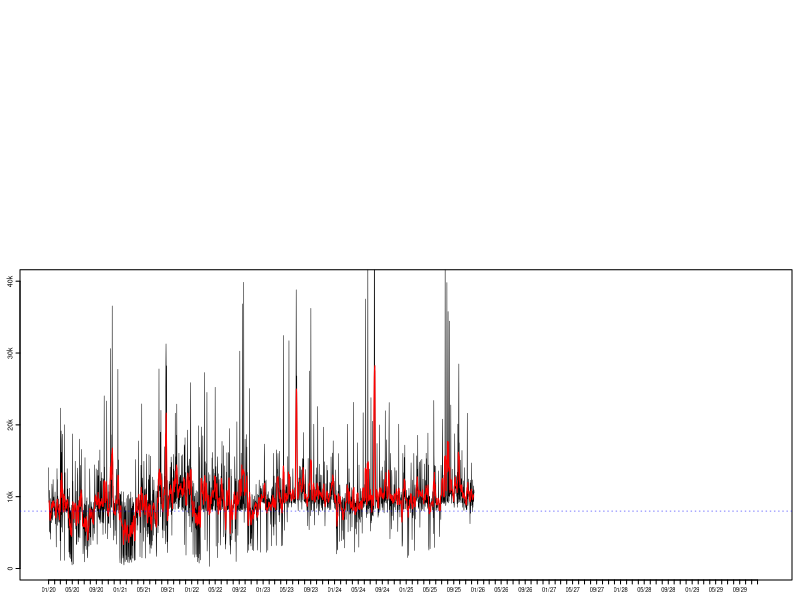

Write R code to recreate this figure. (Note: this script raises an error after producing the figure.)
##### Load libraries and initialise data ------------------------------------------------------------------

# Load libraries
library(tidyverse)
library(zoo)
library(grid)
library(gridBase)

# Load in step data
data <- read.csv("Data/StepData.csv")

# Format date objects
names(data)[1] <- "Year"
data <- mutate(data, Date = as.Date(paste(Month, Day, Year, sep = "/"), "%m/%d/%Y"))





##### Plot distribution of daily step counts --------------------------------------------------------------

# Function to generate histogram
hPlot <- function(){
  par(lwd = 0.5)
  histColours <-  c(colorRampPalette(c("red4", "red"), 0.5)(8), 
                    colorRampPalette(c("green", "green4"))(8), rep("green4", 24))
  hist(data$Steps, breaks = seq(0, 40000, by = 1000), xlab = "", xaxt = "n",
       ylab = "", yaxt = "n", col = histColours, main = "", ylim = c(0, 400))
  axis(side = 1, at = seq(0, 40000, by = 10000), labels = c("0", "10k", "20k", "30k", "40k"))
  axis(side = 2, at = seq(0, 400, by = 100), labels = c("0", "100", "200", "300", "400"),
       mgp = c(0, 0.17, 0))
  abline(v = 8000, col = "blue", lty = 3, lwd = 0.5)
  box(lwd = 1)}





##### Plot moving average and daily counts ----------------------------------------------------------------

# Function to generate time series plot
tPlot <- function(){
  plot(data$Date, data$Steps, type = "l", ylim = c(0, 40000), xlab = "", xaxt = "n",
       ylab = "", yaxt = "n", lwd = 0.5)
  axis.Date(1, at = seq(min(data$Date), max(data$Date), by = "1 mon"), format = "%m/%y",
            cex.axis = 0.35)
  axis(side = 2, at = seq(0, 40000, by = 10000), labels = c("0", "10k", "20k", "30k", "40k"),
       mgp = c(0, 0.17, 0))
  lines(data$Date, rollmean(data$Steps, 7, fill = list(NA, NULL, NA)), col = "red", lwd = 1)
  abline(h = 8000, col = "blue", lty = 3, lwd = 0.5)}





##### Get overall step count stats ------------------------------------------------------------------------

# Get longest goal streak
goalStreak <- rle(data$Steps >= 8000)
goalStreak <- max(goalStreak$lengths[goalStreak$values == TRUE])

# Calculate total steps, total distance, and average daily steps
# Also calculate rate that goal is met; include longest goal streak
stepStats <- c(sum(data$Steps),
               round(sum(data$Steps)*0.427/1000, 0),
               round(mean(data$Steps), 2),
               round(length(data$Steps[data$Steps >= 8000])/nrow(data)*100, 2),
               goalStreak)





##### Combine plots into a single canvas ------------------------------------------------------------------

# Prepare graphics device
tiff(filename = "StepData.tif", width = 3304, height = 2272, units = "px", res = 800, compression = "lzw")

# Create blank page
grid.newpage()
plot.new()

# Set grid layout and activate it
gly <- grid.layout(800, 1200)
pushViewport(viewport(layout = gly))

# Plot step count time series
pushViewport(vp = viewport(layout.pos.row = 350:800, layout.pos.col = 1:1200))
par(fig = gridFIG(), mar = c(1, 1, 0.4, 0.4), cex.axis = 0.42, tcl = -0.2, mgp = c(0, -0.2, 0))
par(new = TRUE)
tPlot()
popViewport()

# Plot step count histogram
pushViewport(vp = viewport(layout.pos.row = 1:350, layout.pos.col = 1:700))
par(fig = gridFIG(), mar = c(1, 1, 0.4, 0.4), cex.axis = 0.42, tcl = -0.2, mgp = c(0, -0.2, 0))
par(new = TRUE)
hPlot()
popViewport()

# Create figure labels
grid.text(label = c("Daily Step Count", "(Distribution)", "Daily Step Count", "(Time Series)"),
          x = c(0.549, 0.549, 0.061, 0.061), y = c(0.947, 0.930, 0.510, 0.493),
          hjust = c(1, 1, 0, 0), gp = gpar(cex = 0.3))
popViewport()

# Create legend (top)
grid.text(label = c("Above Goal", "Below Goal"),
          x = rep(0.486, 2), y = c(0.897, 0.880),
          hjust = 0, gp = gpar(cex = 0.3))
grid.rect(x = rep(0.476, 2), y = c(0.897, 0.880),
          width = rep(0.008, 2), height = rep(0.010, 2),
          gp = gpar(col = c("green", "red"), fill = c("green", "red")))

# Create legend (bottom)
grid.text(label = c("Daily Count", "7-Day Average", "Daily Goal"),
          x = rep(0.085, 3), y = c(0.457, 0.440, 0.423),
          hjust = 0, gp = gpar(cex = 0.3))
grid.segments(x0 = rep(0.061, 3), y0 = c(0.457, 0.440, 0.423),
              x1 = rep(0.081, 3), y1 = c(0.457, 0.440, 0.423),
              gp = gpar(col = c("black", "red", "blue"), lty = c(1, 1, 3), lwd = 0.5))

# Summary stats
grid.text(label = c(paste0(stepStats[1]), "Total Steps",
                    paste0(stepStats[2], " km"), "Total Distance",
                    paste0(stepStats[3]), "Average Daily Steps",
                    paste0(stepStats[4], "%"), "Goal Success Rate",
                    paste0(stepStats[5], " days"), "Longest Goal Streak"),
          x = rep(c(0.610, 0.700), 5), y = rep(seq(0.959, 0.648, length.out = 5), each = 2),
          hjust = 0, gp = gpar(cex = 0.5, col = rep(c("blue", "black"), 5)))

# Deactivate grid layout; finalise graphics save
popViewport()
dev.off()
